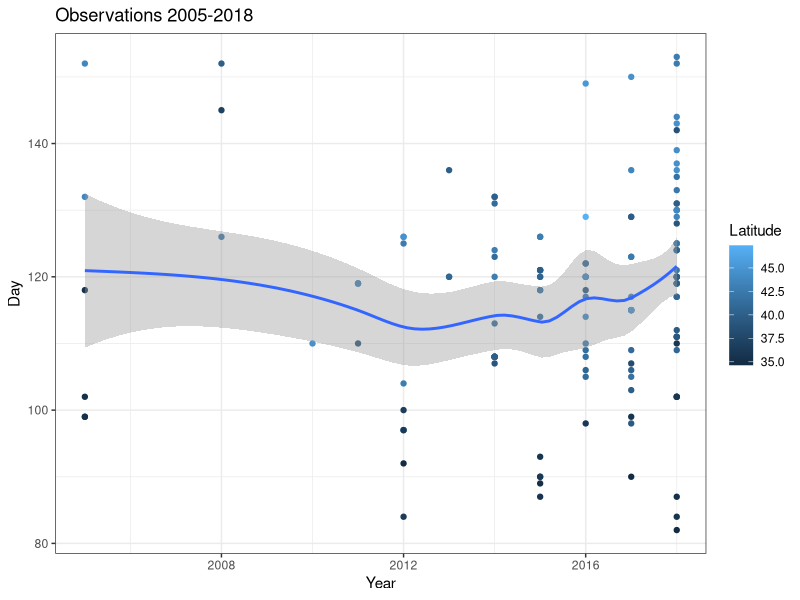
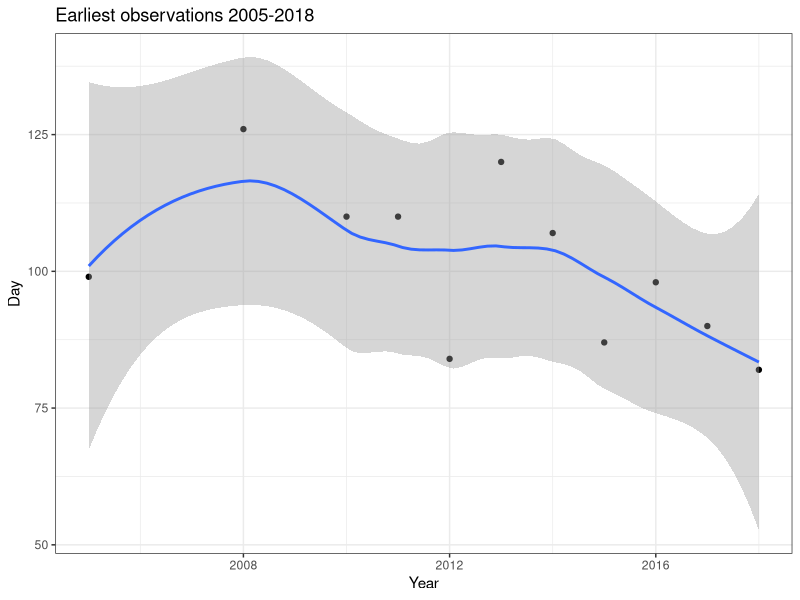
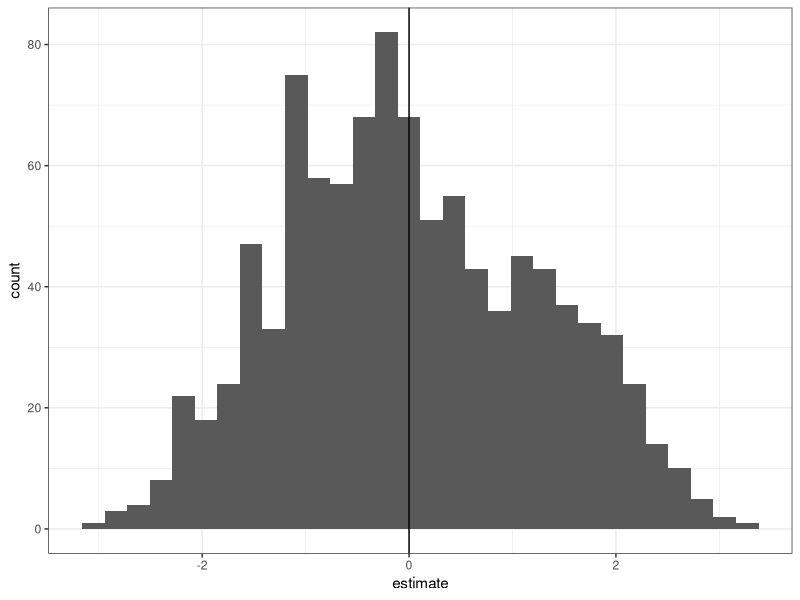
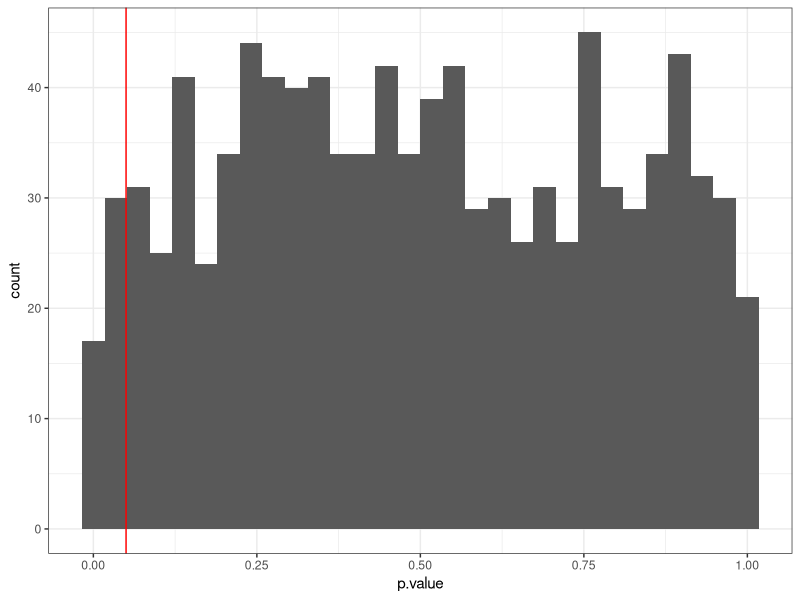
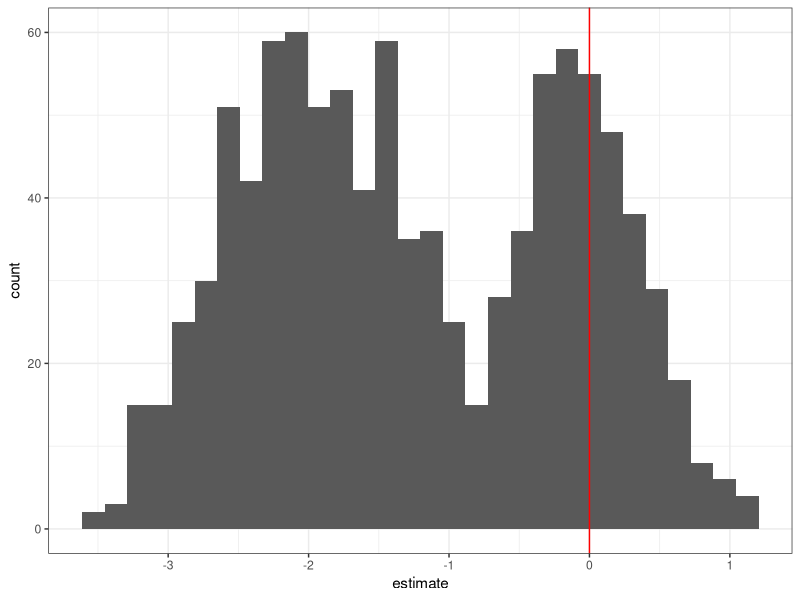
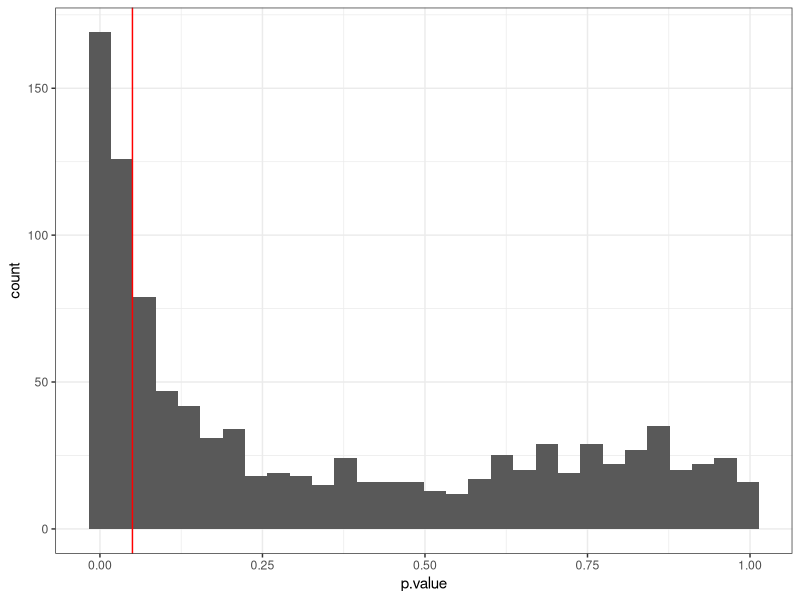
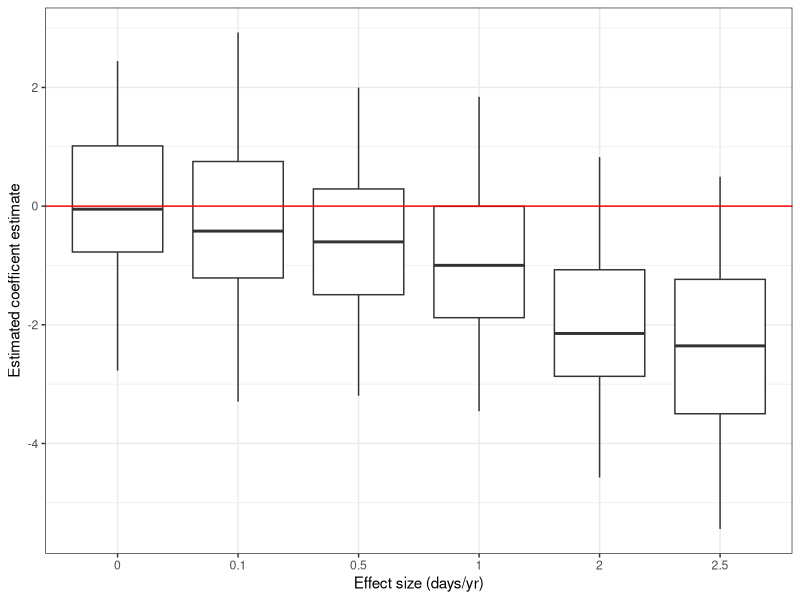

Source code (R) for these figures, in order:
# Testing bootstrap sampling to deal with unequal sampling across years
# Jeff Oliver
# jcoliver@email.arizona.edu
# 2019-05-06

rm(list = ls())

################################################################################
library(tidyverse)
library(lubridate)
library(gridExtra)

# Read in iNaturalist observations
# West Virginia White
wvw <- read.csv(file = "data/observations-52593.csv")

wvw$observed_on <- as.Date(wvw$observed_on)

# Extract year and day of year
wvw$year <- year(wvw$observed_on)
wvw$yday <- as.POSIXlt(wvw$observed_on)$yday

# Remove observations for 2019 and before 2005
wvw.2005.2018 <- wvw[wvw$year >= 2005 & wvw$year < 2019, ]

# Plot observations for each year separately
obs.plot <- ggplot(data = wvw.2005.2018, mapping = aes(x = year, y = yday, color = latitude)) +
  geom_point() +
  geom_smooth() +
  xlab(label = "Year") +
  ylab(label = "Day") +
  ggtitle("Observations 2005-2018") +
  scale_color_continuous(name = "Latitude") +
  theme_bw()
suppressMessages(expr = print(obs.plot))

# Plot _only_ minimums
wvw.mins <- wvw.2005.2018 %>%
  group_by(year) %>%
  summarise(early = min(yday, na.rm = TRUE),
            n.obs = n())

min.plot <- ggplot(data = wvw.mins, mapping = aes(x = year, y = early)) +
  geom_point() +
  geom_smooth()  +
  xlab(label = "Year") +
  ylab(label = "Day") +
  ggtitle("Earliest observations 2005-2018") + 
  theme_bw()
suppressMessages(expr = print(min.plot))

################################################################################
# Look at bootstrapping for earliest date
# General idea:
# Interest in butterfly watching has increased with time, so if we observe 
# earlier emergence dates through time, it could be due to climate change, but 
# it could also just be a sampling artifact.
# Test to see if bootstrapping with avoid this artifact by bootstrapping from 
# the most recent year's data to re-create the sampling efforts for each 
# previous year
# Process: Create vector of observations from most recent year, `sample.from`, 
# this will be the distribution to sample from. For each year that is included, 
# draw some number of samples, `sample.size`, from `sample.from`. For each year,
# extract the minimum value and run linear regression one earliest ~ year to 
# test for an effect. Plot the coefficient estimate and p-value densities

minimum.required <- 5
sample.size <- 5
bootstrap.reps <- 1000
sample.from <- wvw.2005.2018$yday[wvw.2005.2018$year == 2018]
include.years <- wvw.mins$year[wvw.mins$n.obs >= minimum.required]
wvw.for.bs <- wvw.2005.2018[wvw.2005.2018$year %in% include.years, ]

# Replicate process of sampling and linear regression
bs.results <- data.frame(replicate = 1:bootstrap.reps,
                         estimate = NA,
                         p.value = NA)
for (r in 1:bootstrap.reps) {
  # Data fram will hold bootstrapped data
  bootstrapped.df <- data.frame(year = rep(include.years, times = sample.size),
                                yday = NA)
  # Fill in data frame with bootstrapped date for each year
  for (yr in include.years) {
    bootstrapped.df$yday[bootstrapped.df$year == yr] <- sample(x = sample.from,
                                                               size = sample.size,
                                                               replace = FALSE)
  }

  bs.mins <- bootstrapped.df %>%
    group_by(year) %>%
    summarise(early = min(yday))
  
  bs.lm <- lm(early ~ year, data = bs.mins)
  bs.results$estimate[r] <- summary(bs.lm)$coefficients[2, 1]
  bs.results$p.value[r] <- summary(bs.lm)$coefficients[2, 4]
}

# Plot results of bootstrapping
# Coefficient estimates
estimate.plot <- ggplot(data = bs.results, mapping = aes(x = estimate)) +
  geom_histogram() +
  geom_vline(xintercept = 0) +
  theme_bw()
suppressMessages(expr = print(estimate.plot))

# P-values
p.value.plot <- ggplot(data = bs.results, mapping = aes(x = p.value)) +
  geom_histogram() +
  geom_vline(xintercept = 0.05, color = "#FF0000") +
  theme_bw()
suppressMessages(expr = print(p.value.plot))

################################################################################
# Explicitly testing for artifact effect
# Measure the potential for this artifact by testing for a earlier emergence 
# time when bootstrapping from the most recent year's data to re-create the 
# sampling efforts for each previous year
# Process: Create vector of observations from most recent year, `sample.from`, 
# this will be the distribution to sample from. For each year that is included, 
# draw the a number of samples that corresponds to actual number of samples 
# per year, calculate the minimum, and test for an effect. _Should_ see lower 
# minimums in more recent years, due to larger sample sizes.

# Set up number of reps and distribution to sample from
bootstrap.reps <- 1000
sample.from <- wvw.2005.2018$yday[wvw.2005.2018$year == 2018]
include.years <- wvw.mins$year[wvw.mins$n.obs >= minimum.required]
wvw.for.bs <- wvw.2005.2018[wvw.2005.2018$year %in% include.years, ]

# Replicate process of sampling and linear regression
bs.results <- data.frame(replicate = 1:bootstrap.reps,
                         estimate = NA,
                         p.value = NA)

for (r in 1:bootstrap.reps) {
  # Erase values in yday; these will be replaced via bootstrap sampling
  wvw.for.bs$yday <- NA
  # Should be a tidyverse way of doing this...
  for (y in unique(wvw.for.bs$year)) {
    num.obs <- sum(wvw.for.bs$year == y)
    wvw.for.bs$yday[wvw.for.bs$year == y] <- sample(x = sample.from, size = num.obs)
  }
  bs.mins <- wvw.for.bs %>%
    group_by(year) %>%
    summarise(early = min(yday))
  
  suppressMessages(expr = bs.lm <- lm(early ~ year, data = bs.mins))
  bs.results$estimate[r] <- summary(bs.lm)$coefficients[2, 1]
  bs.results$p.value[r] <- summary(bs.lm)$coefficients[2, 4]
}

# Plot results of bootstrapping
# Coefficient estimates
estimate.plot <- ggplot(data = bs.results, mapping = aes(x = estimate)) +
  geom_histogram() +
  geom_vline(xintercept = 0, color = "#FF0000") +
  theme_bw()
suppressMessages(expr = print(estimate.plot))
# P-values
p.value.plot <- ggplot(data = bs.results, mapping = aes(x = p.value)) +
  geom_histogram() +
  geom_vline(xintercept = 0.05, color = "#FF0000") +
  theme_bw()
suppressMessages(expr = print(p.value.plot))

########################################
# Now need to do reciprocal test, where there **is** an effect of time on 
# earliest emergence date. Want to test a few effect sizes; i.e. a shift of 
# 0.1, 0.25, 0.5, 1 days earlier per year. Include a shift of 0 to make the 
# control abstract. Then use boxplots to summarize coefficient estimate 
# distributions at different effect sizes

# Effect size in change of # days per year
effect.sizes <- c(0, 0.1, 0.5, 1, 2, 2.5)
bootstrap.reps <- 100
sample.size <- 5
bs.effect.results <- data.frame(effect.size = rep(effect.sizes, 
                                                  times = bootstrap.reps),
                                replicate = NA,
                                estimate = NA)
for (effect.size in effect.sizes) {
  # Replicate process of sampling and linear regression
  bs.results <- data.frame(replicate = 1:bootstrap.reps,
                           estimate = NA)
  for (r in 1:bootstrap.reps) {
    # Data fram will hold bootstrapped data
    bootstrapped.df <- data.frame(year = rep(include.years, times = sample.size),
                                  yday = NA)
    # Fill in data frame with bootstrapped date for each year
    for (yr in include.years) {
      bootstrapped.df$yday[bootstrapped.df$year == yr] <- sample(x = sample.from,
                                                                 size = sample.size,
                                                                 replace = FALSE)
      # Now change yday by the effect size
      year.diff <- max(include.years) - yr
      bootstrapped.df$yday[bootstrapped.df$year == yr] <- 
        bootstrapped.df$yday[bootstrapped.df$year == yr] + effect.size * year.diff
    }
    
    bs.mins <- bootstrapped.df %>%
      group_by(year) %>%
      summarise(early = min(yday))
    
    bs.lm <- lm(early ~ year, data = bs.mins)
    bs.results$estimate[r] <- summary(bs.lm)$coefficients[2, 1]
  }
  bs.effect.results[bs.effect.results$effect.size == effect.size, c("replicate", "estimate")] <-
    bs.results
}

effect.size.plot <- ggplot(data = bs.effect.results, mapping = aes(x = as.factor(effect.size), y = estimate)) +
  geom_boxplot() +
  geom_hline(yintercept = 0, color = "red") + 
  xlab(label = "Effect size (days/yr)") +
  ylab(label = "Estimated coefficent estimate") +
  theme_bw()
print(effect.size.plot)
